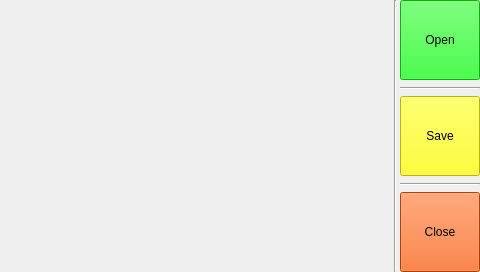
<?xml version="1.0" encoding="UTF-8"?>
<ui version="4.0">
 <class>Widget</class>
 <widget class="QWidget" name="Widget">
  <property name="geometry">
   <rect>
    <x>0</x>
    <y>0</y>
    <width>480</width>
    <height>272</height>
   </rect>
  </property>
  <property name="windowTitle">
   <string>Widget</string>
  </property>
  <widget class="QPushButton" name="Bt_CamClose">
   <property name="geometry">
    <rect>
     <x>400</x>
     <y>192</y>
     <width>80</width>
     <height>80</height>
    </rect>
   </property>
   <property name="styleSheet">
    <string notr="true">font: 18pt &quot;Sans Serif&quot;;
background-color: rgb(255, 85, 0);</string>
   </property>
   <property name="text">
    <string>Close</string>
   </property>
  </widget>
  <widget class="QPushButton" name="Bt_CamOpen">
   <property name="geometry">
    <rect>
     <x>400</x>
     <y>0</y>
     <width>80</width>
     <height>80</height>
    </rect>
   </property>
   <property name="styleSheet">
    <string notr="true">background-color: rgb(0, 255, 0);
font: 18pt &quot;Sans Serif&quot;;</string>
   </property>
   <property name="text">
    <string>Open</string>
   </property>
  </widget>
  <widget class="QPushButton" name="Bt_SaveImg">
   <property name="geometry">
    <rect>
     <x>400</x>
     <y>96</y>
     <width>80</width>
     <height>80</height>
    </rect>
   </property>
   <property name="styleSheet">
    <string notr="true">font: oblique 18pt &quot;Sans Serif&quot;;
background-color: rgb(255, 255, 0);
</string>
   </property>
   <property name="text">
    <string>Save</string>
   </property>
  </widget>
  <widget class="Line" name="line">
   <property name="geometry">
    <rect>
     <x>400</x>
     <y>80</y>
     <width>80</width>
     <height>16</height>
    </rect>
   </property>
   <property name="orientation">
    <enum>Qt::Horizontal</enum>
   </property>
  </widget>
  <widget class="Line" name="line_2">
   <property name="geometry">
    <rect>
     <x>400</x>
     <y>176</y>
     <width>80</width>
     <height>16</height>
    </rect>
   </property>
   <property name="orientation">
    <enum>Qt::Horizontal</enum>
   </property>
  </widget>
  <widget class="Line" name="line_3">
   <property name="geometry">
    <rect>
     <x>390</x>
     <y>0</y>
     <width>10</width>
     <height>272</height>
    </rect>
   </property>
   <property name="orientation">
    <enum>Qt::Vertical</enum>
   </property>
  </widget>
  <widget class="QLabel" name="label_show">
   <property name="enabled">
    <bool>true</bool>
   </property>
   <property name="geometry">
    <rect>
     <x>0</x>
     <y>0</y>
     <width>390</width>
     <height>272</height>
    </rect>
   </property>
   <property name="styleSheet">
    <string notr="true">font: oblique 16pt &quot;Sans Serif&quot;;
color: rgb(85, 255, 127);</string>
   </property>
   <property name="text">
    <string/>
   </property>
  </widget>
 </widget>
 <layoutdefault spacing="6" margin="11"/>
 <resources/>
 <connections/>
</ui>
